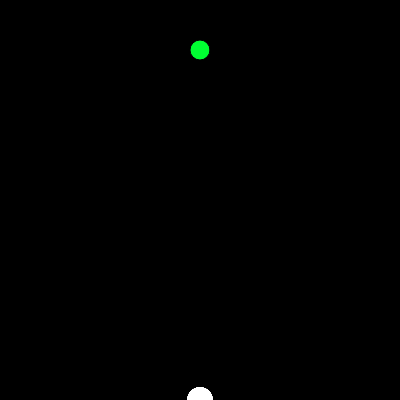
Frame 1 (no input)
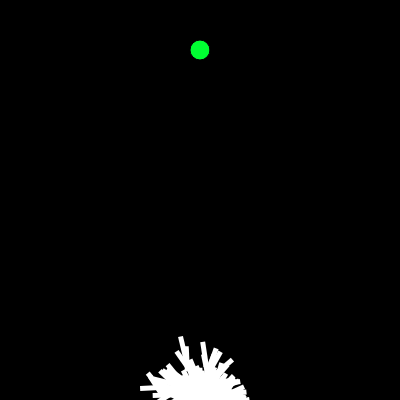
Frame 60 (no input)
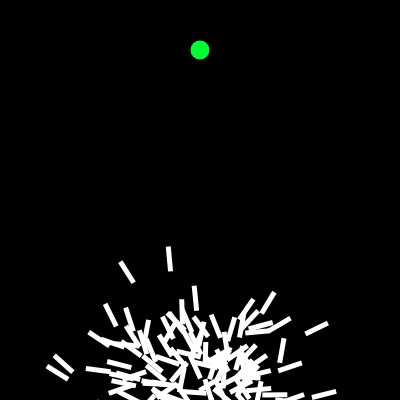
Frame 120 (the mouse pressed at the canvas centre since frame 60)

The p5.js sketch that drew these frames (run headless with seeded random() and noise() and a simulated clock; from frame 60 on, the mouse is pressed at the canvas centre):

// p5.js sketch
// ── sketch.js
function sleep (time) {
  return new Promise((resolve) => setTimeout(resolve, time));
}

function getRandomFloat(min, max) {
  return (Math.random() * (max - min) ) + min;
}

function getRandomInteger(min, max) {
  return Math.floor(Math.random() * (max - min) ) + min;
}

/////////////////////////////////////////////////////////
var population;
var lifespan = 200;
var popSize=200;
var mutationProb=0.01;
var thresh=5;
var posId=0;
var circleX = 200
var circleY = 50;
var fitness = []
function createRandomPop(){
  population=new Population();
  for(var i=0;i<popSize;i++){
    population.add(new Rocket());
  }
  
}

function f(d){
  if(d<1)return 1e9;
  return 1e9/(d*d*d);
}

function fitnessFunction(v){
 
  let x1=v.x;
  let y1=v.y;
  let d = Math.sqrt((x1-circleX)*(x1-circleX)+(y1-circleY)*(y1-circleY));
  return f(d);
}

function lowerBound(x) {
  let l=0;
  let r=popSize;
  let melhor=0;
  while(l<r){
    let mid=Math.floor((l+r)/2);
    if(fitness[mid]>=x){
      melhor=mid;
      r=mid;
    }
    else{
      l=mid+1;
    }
  }
  
  return melhor;
}

function selectRandom(){
  let teste=getRandomFloat(0,fitness[popSize-1]);
  let ret=lowerBound(teste);
  return ret;
}
function mergeDNA(r1,r2){
  let r = createVector();
  r.x=(r1.x+r2.x);
  r.y=(r1.y+r2.y);
  return r;
}

function mutate(){
  if(getRandomFloat(0,1)<mutationProb)return 1;
  return 0;
}

function crossover(r1,r2){
  let r = new Rocket();
  let mid=lifespan/2;
  for(var i=0;i<lifespan;i++){
    if(mutate()) r.dna.info[i] = p5.Vector.random2D();
    else if(i<mid) r.dna.info[i]=r1.dna.info[i];
    else r.dna.info[i]=r2.dna.info[i];
    r.dna.info[i].setMag(0.1);
  }
  return r;

}
var bestRocket;
function restart(){
  newPopulation = new Population();
  fitness=[];
  for(var i=0;i<popSize;i++){
    fitness.push(fitnessFunction(population.rockets[i].pos));
  }
  let menor = 0;
  let melhor=0;
  for(var i=0;i<popSize;i++){

    if(fitness[i]>menor){
      melhor=i;
      menor=fitness[i];
    }
  }
  fill(0,0,255);
  for(var i=0;i<population.rockets.length;i++){
    
    if(i==melhor){
      circle(population.rockets[i].pos.x,population.rockets[i].pos.y,20);
    }
  }
  for(var i=1;i<popSize;i++){
    fitness[i]+=fitness[i-1];
  }
  //print(fitness);
    
  while(newPopulation.rockets.length<popSize){
    r1=selectRandom();
    r2=selectRandom();
    newPopulation.add(crossover(population.rockets[r1],population.rockets[r2]));
  }
  population=newPopulation;
  fill(255,255,255);

}

function setup() {
  createCanvas(400, 400);
  createRandomPop();
  
}


var runOnly=false;
function draw() {
  background(0);
  push();
  fill(0,256,50);
  circle(circleX,circleY,20);
  
  pop();
  if(runOnly){
    bestRocket.update();
    bestRocket.show();
    posId++;
  }
  else population.update();
  if(posId==lifespan){
    if(runOnly){
      noLoop();
    }
    
    for(var i=0;i<popSize;i++){
      if(population.rockets[i].hasReached==true){
        bestRocket= population.rockets[i];
        bestRocket.hasReached=false;
        bestRocket.pos=createVector(width/2,height);
        bestRocket.vel=createVector();
        bestRocket.acc=createVector();
        runOnly=true;
        
        break;
      }
    }
    
   
    if(!runOnly)restart();
    
    posId=0;
  }
  
}

/////////////////////////////////////////////////////////////

class Population{
  constructor(){
    this.rockets = [];
    
  }
  add(cross){
    this.rockets.push(cross);
  }
  update(){
    for(var i=0;i<popSize;i++){
      this.rockets[i].update();
      this.rockets[i].show();
    }
    posId++;
  }
}

class DNA{
  constructor(){
    this.info = [];
    for(var i=0;i<lifespan;i++){
      this.info[i]=p5.Vector.random2D();
      this.info[i].setMag(0.1);
    }
  }
}

class Rocket{
  constructor(){
    this.dna =new DNA();
    this.hasReached=false;
    this.pos=createVector(width/2,height);
    this.vel=createVector();
    this.acc=createVector();
  }
  applyForce(force){
    this.acc.add(force);
  } 
  update(){
    if(this.hasReached==false){
      this.applyForce(this.dna.info[posId]);
      this.pos.add(this.vel);
      this.vel.add(this.acc);
      this.acc.mult(0);
      if(this.pos.dist(createVector(circleX,circleY))<thresh)this.hasReached=true;
    }
  }

  show(){
    push();
    noStroke();
    translate(this.pos.x,this.pos.y);
    rotate(this.vel.heading());
    rectMode(CENTER);
    rect(0,0,25,5)
    pop();
  }
}
